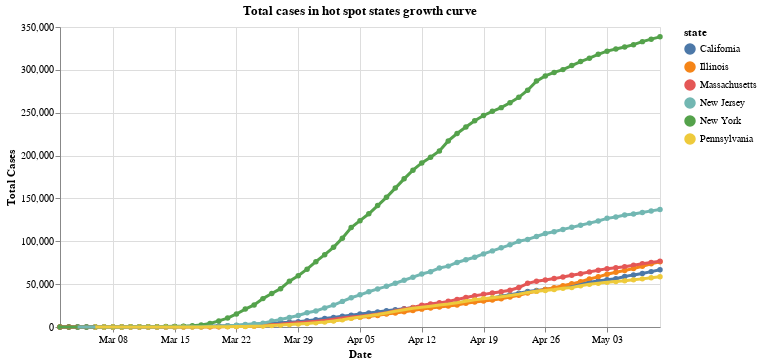

Notebook code cell kept with this figure:
### Markdown cell above
## 5 - Examining case growth curves in "hot spot" states
We defined 'hot spot' states as those who make up more than 4% of the country's cases on the latest date recorded

### Code cell
us_states['date'] = pd.to_datetime(us_states['date'], format="%Y/%m/%d")

recent_cases = us_states[us_states['date']>"2020-03-1"]
hotspot_threshold=total_cases*.04

states_slow_growth = recent_cases[recent_cases['date']==latest_date]
states_slow_growth = states_slow_growth[states_slow_growth['cases']<hotspot_threshold]
states_slow_growth= states_slow_growth["state"]
recent_cases_hot_spot = recent_cases[~recent_cases.state.isin(states_slow_growth)]

scales = alt.selection_interval(bind='scales')
highlight = alt.selection(type='single', on='mouseover', fields=['state'], nearest=True)

base = alt.Chart(recent_cases_hot_spot).mark_line(point=True).encode(
    y=alt.Y('cases:Q', axis=alt.Axis(title='Total Cases')),
#     x='date:T',
    x=alt.X('date:T', axis=alt.Axis(format='%b %d', title='Date')),
#     y='cases:Q',
    color='state:N',
    tooltip=['state', 'cases', 'date']
)


points = base.mark_circle().encode(
    opacity=alt.value(1)
).add_selection(
    highlight
).properties(
    width=600,
    title='Total cases in hot spot states growth curve'
)


lines = base.mark_line().encode(
    size=alt.condition(~highlight, alt.value(1.25), alt.value(3))
)

display(points + lines)

### Figure 1 — Vega-Lite specification as saved in the notebook (floating-point values rounded to 4 significant figures; data arrays with more than 128 entries replaced by an {"elided": "..."} marker saying what was removed)
{"config": {"view": {"continuousWidth": 400, "continuousHeight": 300}}, "layer": [{"mark": "circle", "encoding": {"color": {"type": "nominal", "field": "state"}, "opacity": {"value": 1}, "tooltip": [{"type": "nominal", "field": "state"}, {"type": "quantitative", "field": "cases"}, {"type": "temporal", "field": "date"}], "x": {"type": "temporal", "axis": {"format": "%b %d", "title": "Date"}, "field": "date"}, "y": {"type": "quantitative", "axis": {"title": "Total Cases"}, "field": "cases"}}, "selection": {"selector002": {"type": "single", "on": "mouseover", "fields": ["state"], "nearest": true}}, "title": "Total cases in hot spot states growth curve", "width": 600}, {"mark": "line", "encoding": {"color": {"type": "nominal", "field": "state"}, "size": {"condition": {"value": 1.25, "selection": {"not": "selector002"}}, "value": 3}, "tooltip": [{"type": "nominal", "field": "state"}, {"type": "quantitative", "field": "cases"}, {"type": "temporal", "field": "date"}], "x": {"type": "temporal", "axis": {"format": "%b %d", "title": "Date"}, "field": "date"}, "y": {"type": "quantitative", "axis": {"title": "Total Cases"}, "field": "cases"}}}], "data": {"name": "data-e027a95214bebbe7aa6c418517f4afdb"}, "$schema": "https://vega.github.io/schema/vega-lite/v4.8.1.json", "datasets": {"data-e027a95214bebbe7aa6c418517f4afdb": {"elided": "408 records"}}}
